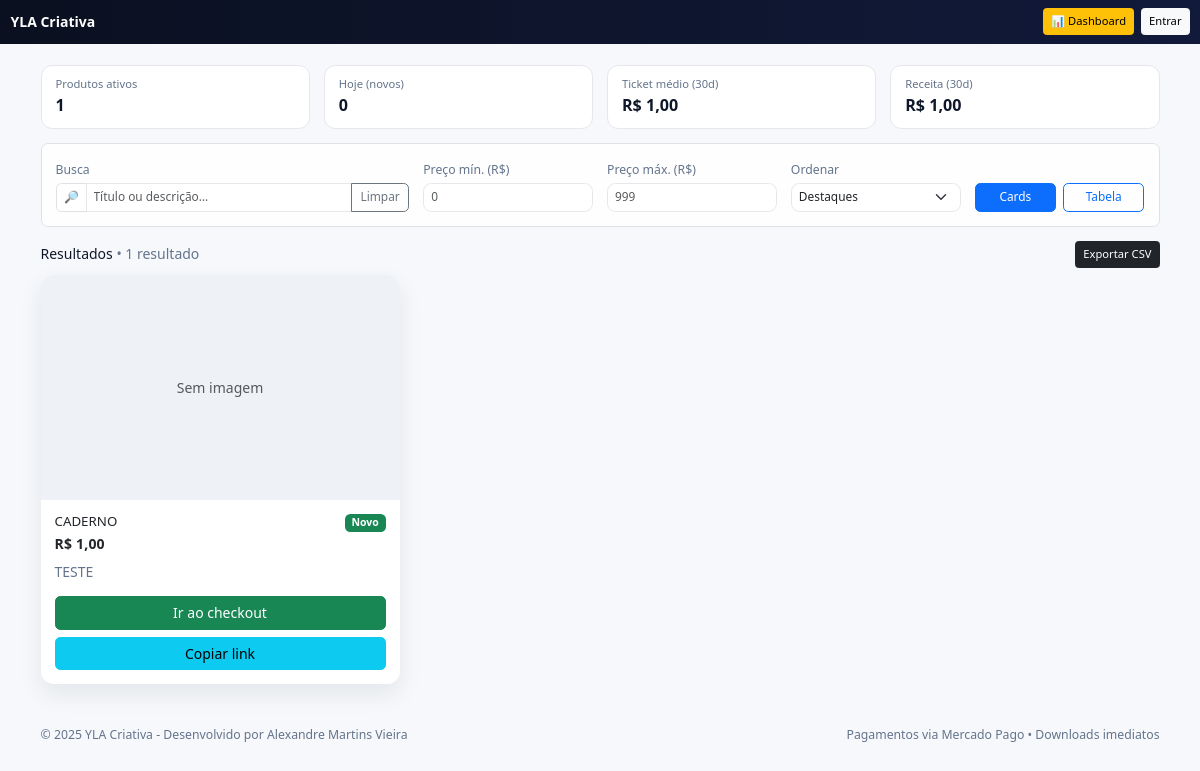
The page / on the database its author committed.
### vendas/models.py (models this page shows, shortened)
class Product(models.Model):
    title = models.CharField("Título", max_length=160)
    slug = models.SlugField(unique=True, max_length=180, editable=False)
    checkout_token = models.UUIDField(default=uuid.uuid4, editable=False, unique=True)
    description = models.TextField("Descrição", blank=True)
    image = models.ImageField(
        "Imagem",
        upload_to="produtos/imagens/",
        blank=True, null=True,
        **IMAGE_STORAGE_KW,
    )
    video_url = models.URLField("Vídeo (URL)", blank=True)
    digital_file = models.FileField(
        "Arquivo digital",
        upload_to="produtos/arquivos/",
        blank=True, null=True,
        **RAW_STORAGE_KW,
    )
    price = models.DecimalField("Preço (R$)", max_digits=10, decimal_places=2)
    promo_active = models.BooleanField("Promoção ativa?", default=False)
    promo_price = models.DecimalField(
        "Preço promocional (R$)", max_digits=10, decimal_places=2, blank=True, null=True
    )
    product_type = models.CharField(
        "Tipo de produto",
        max_length=10,
        choices=ProductType.choices,
        default=ProductType.DIGITAL,
        db_index=True,
    )
    active = models.BooleanField("Ativo", default=True)
    created_at = models.DateTimeField(auto_now_add=True)
    class Meta:
        ordering = ["-created_at"]
        indexes = [models.Index(fields=["active", "product_type", "created_at"])]
    def get_checkout_url(self):
        return reverse("checkout", args=[self.slug, str(self.checkout_token)])
    @property
    def has_promo(self) -> bool:
        return bool(self.promo_active and self.promo_price is not None and self.promo_price < self.price)

### vendas/views.py (the view)
# urls.py: path("", views.home, name="home"),
def home(request):
    products = Product.objects.filter(active=True).order_by("-created_at")
    now = timezone.now()
    start_30d = now - timedelta(days=30)
    paid_30d = Order.objects.filter(status="paid", created_at__gte=start_30d)
    receita_30d = paid_30d.aggregate(
        total=Coalesce(
            Sum("amount"),
            V(Decimal("0.00")),
            output_field=DecimalField(max_digits=12, decimal_places=2),
        )
    )["total"] or Decimal("0.00")
    pedidos_30d = paid_30d.count()
    ticket_30d = (receita_30d / pedidos_30d) if pedidos_30d else Decimal("0.00")
    today_new = Product.objects.filter(active=True, created_at__date=timezone.localdate()).count()
    ctx = {
        "products": products,
        "kpi_today_new": today_new,
        "kpi_receita_30d": receita_30d,
        "kpi_pedidos_30d": pedidos_30d,
        "kpi_ticket_30d": ticket_30d,
    }
    return render(request, "vendas/home.html", ctx)

### vendas/context_processors.py (called while the page is built)
def company(request):
    c = Company.objects.filter(active=True).order_by("-created_at").first()
    return {"company": c}

### vendas/templates/vendas/home.html (shortened to what this page needs)
<!doctype html>
<html lang="pt-br">
<head>
  <link href="https://cdn.jsdelivr.net/npm/bootstrap@5.3.3/dist/css/bootstrap.min.css" rel="stylesheet" />
</head>
<body>
<nav class="navbar nav-pro navbar-dark">
  <div class="container-fluid">
    <a class="navbar-brand fw-bold" href="{% url 'home' %}">YLA Criativa</a>
    {% url 'sales_report' as sales_url %}
    {% url 'mobile_dashboard' as mobile_url %}
    {% url 'precificacao:dashboard' as precif_url %}
    <div class="d-flex align-items-center gap-2 ms-auto">
      <a class="btn btn-sm btn-warning"
         href="{{ mobile_url }}"
         target="_blank" rel="noopener">📊 Dashboard</a>
      {% if user.is_authenticated %}
        <span class="text-light small d-none d-md-inline">Olá, {{ user.username }}</span>
        {% include "partials/logout_button.html" %}
      {% else %}
        <a class="btn btn-sm btn-light" href="{% url 'login' %}">Entrar</a>
      {% endif %}
    </div>
  </div>
</nav>
<main class="container py-3 py-lg-4">
  <div class="row g-3 mb-3">
    <div class="col-6 col-md-3">
      <div class="kpi">
        <div class="small">Produtos ativos</div>
        <div class="fs-4 fw-bold">{{ products|length }}</div>
      </div>
    </div>
    <div class="col-6 col-md-3">
      <div class="kpi">
        <div class="small">Hoje (novos)</div>
        <div class="fs-4 fw-bold">{{ kpi_today_new|default:0 }}</div>
      </div>
    </div>
    <div class="col-6 col-md-3">
      <div class="kpi">
        <div class="small">Ticket médio (30d)</div>
        <div class="fs-4 fw-bold">
          {% if kpi_pedidos_30d %}R$ {{ kpi_ticket_30d|floatformat:2 }}{% else %}—{% endif %}
        </div>
      </div>
    </div>
    <div class="col-6 col-md-3">
      <div class="kpi">
        <div class="small">Receita (30d)</div>
        <div class="fs-4 fw-bold">R$ {{ kpi_receita_30d|default:0|floatformat:2 }}</div>
      </div>
    </div>
  </div>
  <div class="sticky-topbar border rounded-3 p-3 mb-3">
    <div class="row g-3 align-items-end toolbar">
      <div class="col-12 col-md-4">
        <label class="form-label small text-muted-2 mb-1" for="q">Busca</label>
        <div class="input-group">
          <span class="input-group-text bg-white">🔎</span>
          <input id="q" type="search" class="form-control" placeholder="Título ou descrição…">
          <button id="btn-clear" class="btn btn-outline-secondary">Limpar</button>
        </div>
      </div>
      <div class="col-6 col-md-2">
        <label class="form-label small text-muted-2 mb-1" for="minPrice">Preço mín. (R$)</label>
        <input id="minPrice" type="number" min="0" step="1" class="form-control" placeholder="0">
      </div>
      <div class="col-6 col-md-2">
        <label class="form-label small text-muted-2 mb-1" for="maxPrice">Preço máx. (R$)</label>
        <input id="maxPrice" type="number" min="0" step="1" class="form-control" placeholder="999">
      </div>
      <div class="col-6 col-md-2">
        <label class="form-label small text-muted-2 mb-1" for="sortSel">Ordenar</label>
        <select id="sortSel" class="form-select">
          <option value="featured">Destaques</option>
        </select>
      </div>
      <div class="col-6 col-md-2 d-flex gap-2">
        <button id="btnCards" class="btn btn-primary w-50" aria-pressed="true">Cards</button>
        <button id="btnTable" class="btn btn-outline-primary w-50" aria-pressed="false">Tabela</button>
      </div>
    </div>
  </div>
  <div class="d-flex align-items-center justify-content-between mb-2">
    <h2 class="h6 m-0">Resultados <span id="resCount" class="text-muted-2 fw-normal"></span></h2>
    <div class="d-flex gap-2">
      <button id="btnExport" class="btn btn-dark btn-sm">Exportar CSV</button>
    </div>
  </div>
  {% if products %}
    <div id="gridWrap">
      <div id="grid" class="row g-4">
        {% for p in products %}
          <div class="col-12 col-sm-6 col-xl-4 product-card"
               data-title="{{ p.title|lower }}"
               data-desc="{{ p.description|default:''|lower }}"
               data-price="{{ p.price|floatformat:2 }}"
               data-created="{{ p.created_at|date:'U' }}">
            <div class="card card-clean h-100">
              {% if p.image %}
                <img src="{{ p.image.url }}" class="card-img-top" alt="{{ p.title }}">
              {% else %}
                <div class="card-img-top d-flex align-items-center justify-content-center" style="background:#eef2f7;">
                  <span class="text-muted">Sem imagem</span>
                </div>
              {% endif %}
              <div class="card-body d-flex flex-column">
                <div class="d-flex justify-content-between align-items-start">
                  <h3 class="h6 mb-1">{{ p.title }}</h3>
                  {% if p.has_promo %}
                    <span class="badge text-bg-danger badge-discount">-{{ p.discount_percent }}%</span>
                  {% elif forloop.counter0 < 3 %}
                    <span class="badge text-bg-success">Novo</span>
                  {% endif %}
                </div>
                {% if p.has_promo %}
                  <div class="mb-2">
                    <span class="text-muted text-decoration-line-through small">R$ {{ p.price|floatformat:2 }}</span>
                    <span class="price ms-2">R$ {{ p.price_to_charge|floatformat:2 }}</span>
                  </div>
                {% else %}
                  <div class="price mb-2">R$ {{ p.price|floatformat:2 }}</div>
                {% endif %}
                <p class="text-muted-2 flex-grow-1 mb-3">{{ p.description|default:""|truncatewords:24 }}</p>
                <div class="d-grid gap-2">
                  <a class="btn btn-success" href="{{ p.get_checkout_url }}">Ir ao checkout</a>
                  <button class="btn btn-info js-copy"
                          type="button"
                          data-url="{{ request.scheme }}://{{ request.get_host }}{{ p.get_checkout_url }}">
                    Copiar link
                  </button>
                </div>
              </div>
            </div>
          </div>
        {% endfor %}
      </div>
    </div>
  {% endif %}
  <footer class="py-4">
    <div class="d-flex flex-wrap justify-content-between align-items-center text-muted-2 small">
      <div>© {% now "Y" %} YLA Criativa - Desenvolvido por Alexandre Martins Vieira</div>
      <div>Pagamentos via Mercado Pago • Downloads imediatos</div>
    </div>
  </footer>
</main>
</body>
</html>

### vendas/templates/vendas/home.html (style rules this page uses)
:root { --ink:#0f172a; --muted:#64748b; --ring:rgba(37,99,235,.18); --g1:#0b1020; --g2:#111a3a; --base-font:14px; }
html { font-size: var(--base-font); }
body { background:#f6f8fb; color:var(--ink); }
.nav-pro { background:linear-gradient(90deg,var(--g1),var(--g2)); }
.navbar-brand { font-size:1rem; }
.navbar .btn { font-size:.85rem; padding:.25rem .5rem; }
.kpi { background:#fff; border:1px solid #e5e7eb; border-radius:.8rem; padding:.75rem 1rem; }
.kpi .small { color:var(--muted); font-size:.8rem; }
.kpi .fs-4 { font-size:1.15rem !important; }
.kpi .fw-bold { font-weight:700 !important; }
.toolbar .form-select, .toolbar .form-control { border-radius:.6rem; border-color:#e5e7eb; font-size:.85rem; padding:.35rem .5rem; }
.toolbar .input-group-text { font-size:.85rem; padding:.35rem .5rem; }
.toolbar .btn { font-size:.85rem; padding:.35rem .6rem; }
.card-clean { border:none; box-shadow:0 10px 24px rgba(17,24,39,.08); transition:transform .12s ease, box-shadow .12s ease; border-radius:.9rem; }
.card-img-top { aspect-ratio:16/10; object-fit:cover; border-top-left-radius:.9rem; border-top-right-radius:.9rem; }
.card-body .h6 { font-size:.95rem; }
.price { font-weight:800; letter-spacing:.2px; font-size:1rem; }
.text-muted-2 { color:var(--muted); }
.sticky-topbar { position: sticky; top: 0; z-index: 20; background:#ffffffd6; backdrop-filter: blur(6px); }
.btn.btn-sm, .btn-sm { font-size:.8rem; padding:.3rem .5rem; }

### rows shown on the page
Product: image "Sem imagem", title "CADERNO", promo_active "Novo", price "1,00", description "TESTE"

### other values the page prints
{{ products|length }} "1"
{{ kpi_today_new|default:0 }} "0"
{{ kpi_ticket_30d|floatformat:2 }} "1,00"
{{ kpi_receita_30d|default:0|floatformat:2 }} "1,00"
